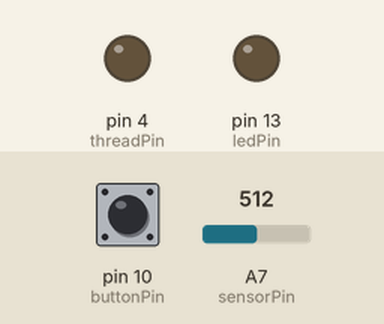
The sketch below on a simulated Arduino Nano, built with avr-gcc and run on an emulated ATmega328P. Shown: output pins drawn as LEDs (lit = HIGH). Inputs (shaded band) come from the test bench; at power-on: pin 10 (buttonPin) LOW, A7 (sensorPin) = 512. What the sketch prints to the serial monitor is not drawn.

Above: at 4.2 s.
4.3 s: pin 10 (buttonPin) pulled HIGH for 0.15 s
At 5.1 s:
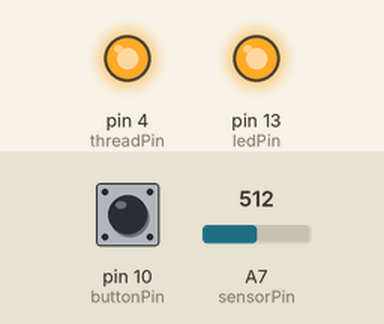
7.4 s: A7 (sensorPin) set to 355
9.7 s: A7 (sensorPin) set to 378
12.7 s: pin 10 (buttonPin) pulled HIGH for 1 s
At 14.4 s:
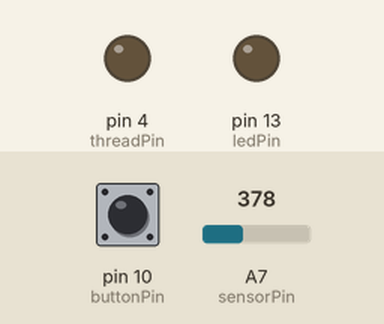
15.2 s: A7 (sensorPin) set to 428
18.2 s: A7 (sensorPin) set to 454
Timing chart, 0 to 20.7 s (numbered marks = the images above; inputs shaded):
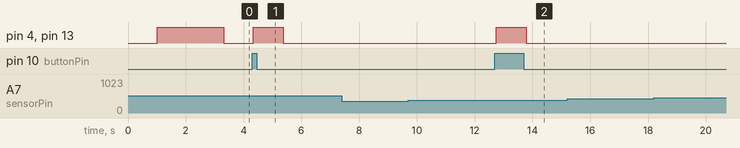

Measured:
- after the input at 4.3 s, pin 4 (threadPin), pin 13 (ledPin): LOW → HIGH at once, → LOW 1.0 s later
- after the input at 7.4 s, every drawn part: stays the same
- after the input at 9.7 s, every drawn part: stays the same
- after the input at 12.7 s, pin 4 (threadPin), pin 13 (ledPin): LOW → HIGH after 0.05 s, → LOW 1.0 s later
- after the input at 15.2 s, every drawn part: stays the same
- after the input at 18.2 s, every drawn part: stays the same

The sketch:

wearableOneThread.ino
```cpp
// SETTINGS ///////////////////
// the pin the GSR sensor is plugged into
#define sensorPin A7
// the number of previous filtered GSR readings to store
#define N 100
// sample rate of taking GSR readings in Hz
#define sampleRate 20
// You should think about the sampleRate and N carefully.
// For example if the sampleRate is 20 and N is 100, then we are storing the previous
// 100 / 20 = 5 seconds worth of data. This is the time scale over which we will compute
// the average and standard deviation, which are used for spike detection.

#define buttonPin 10

// where threads are plugged in
int threadPin = 4;
// for each thread, have an LED to show when the thread is activated
// (the LED only lights up when in debug mode)
int ledPin = 13;
// how much power you think each thread needs. depends on their length etc
int threadPower = 255;
// how long (ms) a thread should stay on for before turning off
#define threadStayOnFor 1000 //180000
///////////////////////////////

// NOTE
// throughout, "activated" or "on" for threads is used interchangeably
// and "deactivated" or "off" for threads is used interchangeably
// but "supplying power" to a thread is different, because all the
// threads that are "on" take turns getting supplied power in order
// to accommodate the amount of current the battery can supply.

// Low pass bessel filter order=1 alpha1=0.02 samplerate=20
// designed at http://www.schwietering.com/jayduino/filtuino/
// http://www.schwietering.com/jayduino/filtuino/index.php?characteristic=be&passmode=lp&order=1&usesr=usesr&sr=20&frequencyLow=0.4&noteLow=&noteHigh=&pw=pw&calctype=float&run=Send
class filter
{
  public:
    filter()
    {
      v[0]=0.0;
    }
  private:
    float v[2];
  public:
    float step(float x) //class II
    {
      v[0] = v[1];
      v[1] = (5.919070381841e-2 * x)
             + (  0.8816185924 * v[0]);
      return (v[0] + v[1]);
    }
};

filter myFilter;

int sensorRaw;
int sensorFilteredNew;
int sensorFiltered[N];

int samplePeriod = 1000 / sampleRate;

// the time at which a thread was activated.
// threads get deactivated after threadStayOnFor milliseconds
long threadTimeOn;
// whether each thread is currently activated or not
bool threadOn;

// whether we are in debug mode or not. in debug mode,
// LEDs come on corresponding with which threads are on
bool debug = true;

// the timestamp when the sketch started
long startTime;

void setup() {
  Serial.begin(9600);
  pinMode(threadPin, OUTPUT);
  threadTimeOn = 0;
  threadOn = false;
  pinMode(ledPin, OUTPUT);
  pinMode(buttonPin, INPUT);
  digitalWrite(threadPin, 0);
  startTime = millis();
}

void loop() {
  sensorRaw = analogRead(sensorPin);
  sensorRaw = min(sensorRaw, 1023);
  sensorRaw = max(sensorRaw, 0);
  sensorFilteredNew = myFilter.step(sensorRaw);
  addToArray(sensorFilteredNew);

  // the button lets the user force the thread to turn on
  int buttonVal = digitalRead(buttonPin);

  if (hasPeak() || buttonVal > 0) {
    // sending data to Processing sketch which graphs it
    Serial.print("MARK");Serial.print(",");
    if (!threadOn) {
      // turn on a thread to show this peak
      //Serial.println("\nTURNING THREAD ON");
      analogWrite(threadPin, 255);
      digitalWrite(ledPin, HIGH);
      threadTimeOn = millis();
      threadOn = true;
    }
  } else {
    if (threadOn && millis() - threadTimeOn > threadStayOnFor) {
      //Serial.println("\nTURNING THREAD OFF");
      analogWrite(threadPin, 0);
      digitalWrite(ledPin, LOW);
      threadOn = false;
    }
  }
  // sending data to Processing sketch which graphs it
  //Serial.print(sensorFilteredNew);Serial.print(",");
  Serial.print(sensorRaw);Serial.print(",");

  // wait this much time so that we regularly sample
  // the GSR sensor
  delay(samplePeriod);
}

void addToArray(int x) {
  // index 0 holds the most recent value
  // index N-1 holds the oldest value
  for (int i = N - 1; i >= 1; i--) {
    sensorFiltered[i] = sensorFiltered[i-1];
  }
  sensorFiltered[0] = x;
}

bool hasPeak() {
  // ignore initial peak due to initialization
  if ( millis() - startTime < 1000 ) {
    return false;
  }

  // calculate the average
  float avg = 0;
  for (int i = 0; i < N; i++) {
    avg += sensorFiltered[i];
  }
  avg /= N;

  // calculate the standard deviation
  float std = 0;
  for (int i = 0; i < N; i++) {
    std += pow(sensorFiltered[i] - avg, 2);
  }
  std = sqrt(std / N);

  // if the current value is more than a standard deviation above the mean,
  // then that counts as a peak. also make sure that the current value is
  // more than 25 above the mean, in case there is just some noise in a
  // pretty flat signal
  if (sensorFiltered[0] - avg > std
       &&
       sensorFiltered[0] - avg > 50 ) {
    return true;
  } else {
    return false;
  }
}
```
